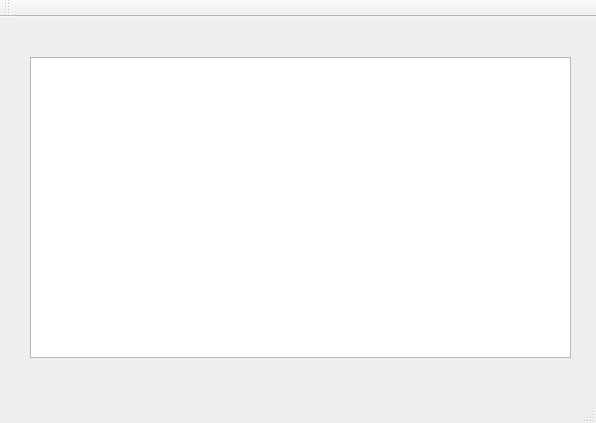
<?xml version="1.0" encoding="UTF-8"?>
<ui version="4.0">
 <class>MainWindow</class>
 <widget class="QMainWindow" name="MainWindow">
  <property name="geometry">
   <rect>
    <x>0</x>
    <y>0</y>
    <width>596</width>
    <height>423</height>
   </rect>
  </property>
  <property name="windowTitle">
   <string>MainWindow</string>
  </property>
  <widget class="QWidget" name="centralWidget">
   <widget class="QListWidget" name="listWidget">
    <property name="geometry">
     <rect>
      <x>30</x>
      <y>40</y>
      <width>541</width>
      <height>301</height>
     </rect>
    </property>
   </widget>
  </widget>
  <widget class="QMenuBar" name="menuBar">
   <property name="geometry">
    <rect>
     <x>0</x>
     <y>0</y>
     <width>596</width>
     <height>23</height>
    </rect>
   </property>
  </widget>
  <widget class="QToolBar" name="mainToolBar">
   <attribute name="toolBarArea">
    <enum>TopToolBarArea</enum>
   </attribute>
   <attribute name="toolBarBreak">
    <bool>false</bool>
   </attribute>
  </widget>
  <widget class="QStatusBar" name="statusBar"/>
 </widget>
 <layoutdefault spacing="6" margin="11"/>
 <resources/>
 <connections/>
</ui>
